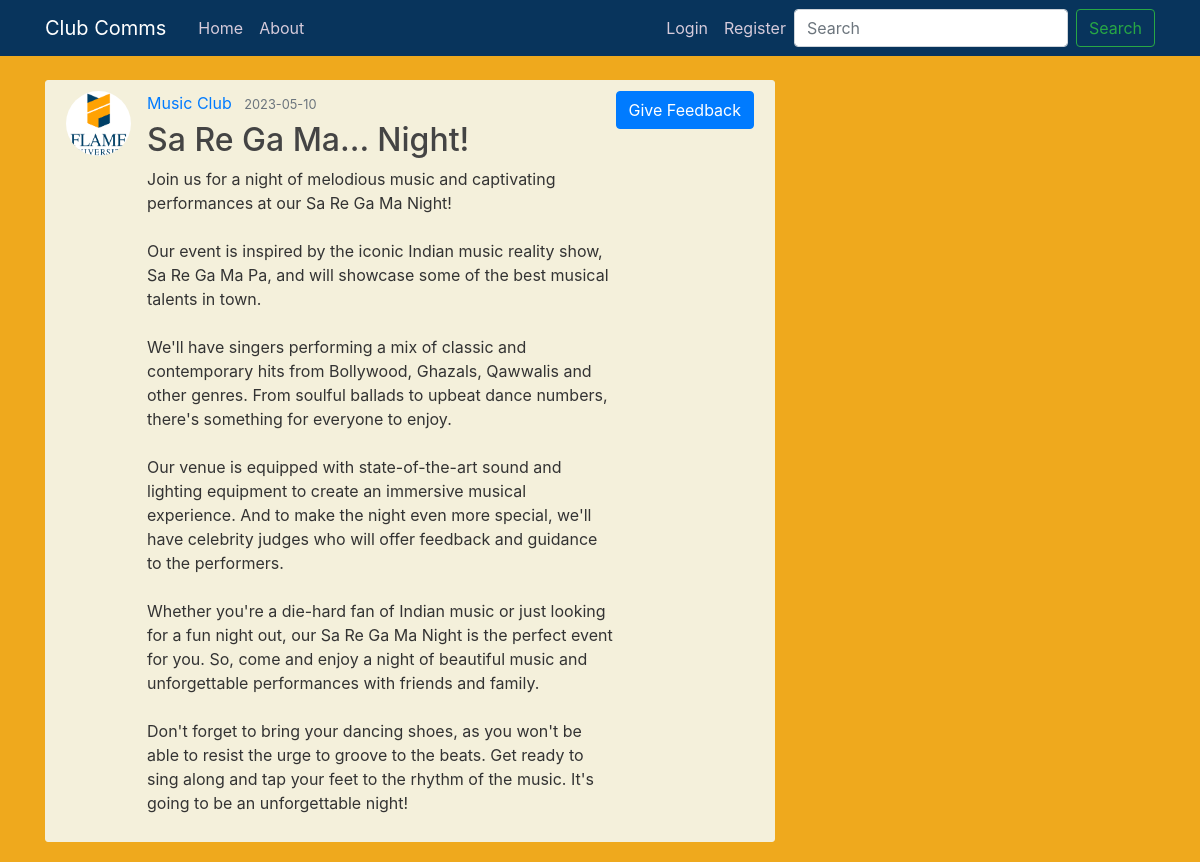
/post/6, run on the app's committed database.
### flaskblog/models.py (models this page shows, shortened)
class User(db.Model, UserMixin):
    id = db.Column(db.Integer, primary_key=True)
    username = db.Column(db.String(20), unique=True, nullable=False)
    email = db.Column(db.String(120), unique=True, nullable=False)
    image_file = db.Column(db.String(20), nullable=False, default='default.jpg')
    password = db.Column(db.String(60), nullable=False)
    posts = db.relationship('Post', backref='author', lazy=True)

class Post(db.Model):
    id = db.Column(db.Integer, primary_key=True)
    title = db.Column(db.String(100), nullable=False)
    date_posted = db.Column(db.DateTime, nullable=False)
    content = db.Column(db.Text, nullable=False)
    user_id = db.Column(db.Integer, db.ForeignKey('user.id'), nullable=False)

### flaskblog/routes.py (the view)
@app.route("/post/<int:post_id>")
def post(post_id):
    post = Post.query.get_or_404(post_id)
    return render_template('post.html', title=post.title, post=post)

### flaskblog/templates/post.html (shortened to what this page needs)
{% extends "layout.html" %}
{% block content %}
  <article class="media content-section">
    <img class="rounded-circle article-img" src="{{ url_for('static', filename='profile_pics/' + post.author.image_file) }}">
    <div class="media-body">
      <div class="article-metadata">
        <a class="mr-2" href="{{ url_for('user_posts', username=post.author.username) }}">{{ post.author.username }}</a>
        <small class="text-muted">{{ post.date_posted.strftime('%Y-%m-%d') }}</small>
      </div>
      <h2 class="article-title">{{ post.title }}</h2>
      <p class="article-content">{{ post.content }}</p>
    </div>
    <div>
      <a class="btn btn-primary" href="{{ url_for('feedback', post_id=post.id) }}">Give Feedback</a>
    </div>
  </article>
{% endblock content %}

### flaskblog/static/main.css (style rules this page uses)
body { background: #efa91d; color: #333333; margin-top: 5rem; }
h1, h2, h3, h4, h5, h6 { color: #444444; }
.content-section { background: #f4f0db; padding: 10px 20px; border: 1px solid #f4f0db; border-radius: 3px; margin-bottom: 20px; }
.article-title { color: #444444; }
.article-content { white-space: pre-line; }
.article-img { height: 65px; width: 65px; margin-right: 16px; }
.article-metadata { padding-bottom: 1px; margin-bottom: 4px; border-bottom: 1px solid #f4f0db }

### data on the page
User: image_file (placeholder picture), author.username "Music Club"
Post: date_posted "2023-05-10", title "Sa Re Ga Ma... Night!", content "Join us for a night of melodious music and captivating performances at our Sa Re Ga Ma Night! Our event is inspired by the iconic Indian music reality show, Sa Re Ga Ma Pa, and will showcase some of the best musical talents in town. We'll have singers performing a mix of classic and contemporary hits from Bollywood, Ghazals, Qawwalis and other genres. From soulful ballads to upbeat dance numbers, there's something for everyone to enjoy. Our venue is equipped with state-of-the-art sound and lighting equipment to create an immersive musical experience. And to make the night even more special, we'll have celebrity judges who will offer feedback and guidance to the performers. Whether you're a…"
